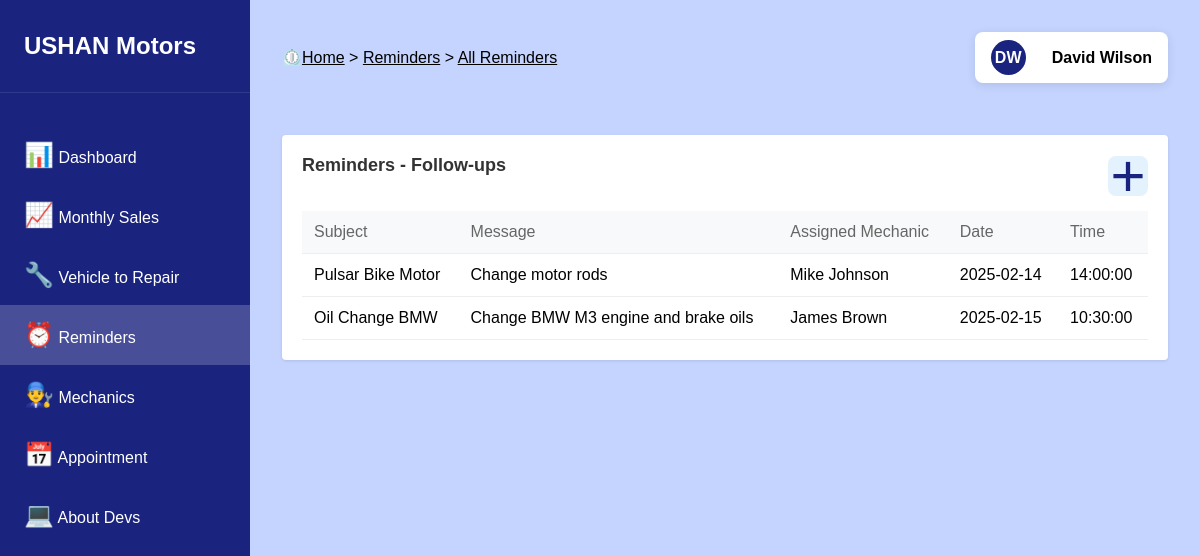
The app's page /Staff_Interface/reminderFollowUps.php (signed in) with its own data.
### tables this page shows
CREATE TABLE `employees` (
  `id` bigint(20) NOT NULL,
  `employee_id` varchar(20) NOT NULL,
  `role_id` varchar(20) NOT NULL,
  `emp_first_name` varchar(50) NOT NULL,
  `emp_last_name` varchar(50) NOT NULL,
  `basic_salary` decimal(10,0) NOT NULL
);

CREATE TABLE `reminders` (
  `id` bigint(20) NOT NULL,
  `reminder_id` varchar(20) NOT NULL,
  `employee_id` varchar(20) NOT NULL,
  `reminder_subject` varchar(200) NOT NULL,
  `reminder_msg` text NOT NULL,
  `reminder_date` date NOT NULL,
  `reminder_time` time NOT NULL
);

### Staff_Interface/reminderFollowUps.php (the view, shortened to what this page needs)
<?php
include('main/sessionChecker.php');
?>
<!DOCTYPE html>
<html>
<head>
	<link rel="stylesheet" type="text/css" href="styles/mainStyle.css">
</head>
<body>
	<aside class="sidebar">
        <div class="sidebar-logo">USHAN Motors</div>
        <ul class="sidebar-menu">
            <li class="menu-item">
            	<a href="dashboard.php">
                	<span class="icon">📊</span>
                	<span class="menu-text">Dashboard</span>
            	</a>
        	</li>
            <li class="menu-item">
                <a href="sales.php">
                	<span class="icon">📈</span>
                	<span class="menu-text">Monthly Sales</span>
                </a>
            </li>
            <li class="menu-item">
                <a href="repairVehicles.php">
                	<span class="icon">🔧</span>
                	<span class="menu-text">Vehicle to Repair</span>
                </a>
            </li>
            <li class="menu-item active">
                <a href="reminders.php">
                	<span class="icon">⏰</span>
        	        <span class="menu-text">Reminders</span>
                </a>
            </li>
            <li class="menu-item">
                <a href="mechanics.php">
                	<span class="icon">👨‍🔧</span>
                	<span class="menu-text">Mechanics</span>
                </a>
            </li>
            <li class="menu-item">
                <a href="appointments.php">
                	<span class="icon">📅</span>
                	<span class="menu-text">Appointment</span>
                </a>
            </li>
            <li class="menu-item">
                <a href="#">
                    <span class="icon">💻</span>
                    <span class="menu-text">About Devs</span>
                </a>
            </li>
        </ul>
    </aside>
    <main class="main-content">
        <div class="top-bar">
            <div class="breadcrumb">
                ⏲️<a href="dashboard.php">Home</a> > <a href="reminders.php">Reminders</a> > <a href="#">All Reminders</a>
            </div>
            <?php include('profile_icon.php') ?>
        </div>
        <div class="dashboard-grid">
            <div class="transactions-section reminders-section">
                <div class="section-header">
                    <h2>Reminders - Follow-ups</h2>
                    <button class="add-button" title="Add New Reminder">+</button>
                </div>
                <table class="transactions-table reminders-table">
                    <thead>
                        <tr>
                            <th>Subject</th>
                            <th>Message</th>
                            <th>Assigned Mechanic</th>
                            <th>Date</th>
                            <th>Time</th>
                        </tr>
                    </thead>
                    <tbody>
                        <?php
                            $stmt1 = $connect->prepare("SELECT b.`emp_first_name`, b.`emp_last_name`, a.`reminder_subject`, a.`reminder_msg`, a.`reminder_date` AS rem_date, a.`reminder_time` AS rem_time FROM reminders a JOIN employees b ON a.`employee_id`=b.`employee_id`;");
                            $stmt1->execute();
                            $stmt1->bind_result($firstName, $lastName, $subject, $msg, $date, $time);
                            $results = [];
                            while ($stmt1->fetch()) {
                                $results[] = [
                                    'emp_first_name' => $firstName,
                                    'emp_last_name' => $lastName,
                                    'reminder_subject' => $subject,
                                    'reminder_msg' => $msg,
                                    'rem_date' => $date,
                                    'rem_time' => $time
                                ];
                            }
                            if (empty($results)) {
                                $firstName = "";
                                $lastName = "";
                                $subject = "";
                                $msg = "";
                                $date = "";
                                $time = "";
                            } else {
                                foreach ($results as $result) {
                                    $firstName = $result['emp_first_name'];
                                    $lastName = $result['emp_last_name'];
                                    $subject = $result['reminder_subject'];
                                    $msg = $result['reminder_msg'];
                                    $date = $result['rem_date'];
                                    $time = $result['rem_time'];
                                    echo "
                                    <tr>
                                        <td>".$subject."</td>
                                        <td>".$msg."</td>
                                        <td>".$firstName." ".$lastName."</td>
                                        <td>".$date."</td>
                                        <td>".$time."</td>
                                    </tr>
                                    ";
                                }
                            }
                        ?>
                    </tbody>
                </table>
            </div>
        </div>
    </main>
</body>
</html>

### Staff_Interface/profile_icon.php (shortened to what this page needs)
<?php
$empId = $_SESSION['employee_id'];
$firstName = "";
$lastName = "";
$stmt = $connect->prepare("SELECT `emp_first_name`, `emp_last_name` FROM employees WHERE `employee_id`='".$empId."' LIMIT 1;");
$stmt->execute();
$stmt->bind_result($firstName, $lastName);
$results = [];
while ($stmt->fetch()) {
    $results[] = [
        'emp_first_name' => $firstName,
        'emp_last_name' => $lastName
    ];
}
if (empty($results)) {
    $empId = "";
    $firstName = "";
    $lastName = "";
} else {
    foreach ($results as $result) {
        $firstName = $result['emp_first_name'];
        $lastName = $result['emp_last_name'];
        echo "
        <div>
            <a href='#' class='user-profile' onclick='toggleDropdown(event)'>
                <div class='user-avatar'>".$firstName[0].$lastName[0]."</div>
                <div class='user-name'>".$firstName." ".$lastName."</div>
            </a>
            <div class='dropdown-menu' id='dropdownMenu'>
                <a href='settings.php'>Settings</a>
                <a href='logout.php'>Logout</a>
            </div>
        </div>
        ";
    }
}
?>

### Staff_Interface/styles/mainStyle.css (style rules this page uses)
* { margin: 0; padding: 0; box-sizing: border-box; font-family: Arial, sans-serif; }
body { background-color: #c4d4ff; min-height: 100vh; display: flex; flex-direction: column; }
html,body { height: 100%; margin: 0; padding: 0; }
a { text-decoration: none; }
.sidebar { width: 250px; background: #1a237e; padding: 2rem 0; color: white; position: fixed; height: 100%; }
.sidebar-logo { font-size: 1.5rem; font-weight: bold; padding: 0 1.5rem 2rem; border-bottom: 1px solid rgba(255,255,255,0.1); }
.sidebar-menu { list-style: none; margin-top: 2rem; }
.menu-text { color: #fff; }
.menu-item { padding: 1rem 1.5rem; display: flex; align-items: center; gap: 1rem; cursor: pointer; transition: background-color 0.3s ease; }
.menu-item.active { background-color: rgba(255,255,255,0.2); }
.main-content { flex: 1; margin-left: 250px; padding: 2rem; min-height: 100%; }
.top-bar { display: flex; justify-content: space-between; align-items: center; margin-bottom: 2rem; position: relative; }
.breadcrumb { color: #000; }
.breadcrumb a { color: #000; text-decoration: underline; }
.user-profile { display: flex; align-items: center; gap: 1rem; padding: 0.5rem 1rem; background: #fff; border-radius: 8px; box-shadow: 0 2px 10px rgba(0,0,0,0.1); cursor: pointer; }
.user-avatar { width: 35px; height: 35px; background: #1a237e; border-radius: 50%; display: flex; align-items: center; justify-content: center; color: white; font-weight: bold; align-items: center; margin-right: 10px; }
.user-name { color: #000; font-weight: 700; }
.dashboard-grid { display: grid; grid-template-columns: repeat(auto-fit, minmax(300px, 1fr)); gap: 2rem; }
.icon { font-size: 1.5rem; color: #1a237e; }

### Staff_Interface/reminderFollowUps.php (style rules this page uses)
.transactions-section { background: #fff; border-radius: 4px; padding: 20px; box-shadow: 0 1px 3px rgba(0, 0, 0, 0.1); margin-bottom: 10px; }
.transactions-section h2 { font-size: 18px; color: #333; margin: 0 0 20px 0; }
.transactions-table { width: 100%; border-collapse: collapse; }
.transactions-table th, .transactions-table td { padding: 12px; text-align: left; border-bottom: 1px solid #eee; }
.transactions-table th { color: #666; font-weight: 500; background: #f8f9fa; }
.section-header { display: flex; justify-content: space-between; align-items: center; margin-bottom: 15px; }
.add-button { background: #E3F2FD; border: none; width: 40px; height: 40px; border-radius: 8px; color: #1a237e; font-size: 60px; cursor: pointer; display: flex; align-items: center; justify-content: center; }
.reminders-section { margin-top: 20px; }

### records on screen
employees: emp_first_name "D", emp_last_name "W", emp_first_name "David", emp_last_name "Wilson"
reminders: reminder_subject "Pulsar Bike Motor", reminder_msg "Change motor rods", employees.emp_first_name "Mike", employees.emp_last_name "Johnson", reminder_date "2025-02-14", reminder_time "14:00:00"
reminders: reminder_subject "Oil Change BMW", reminder_msg "Change BMW M3 engine and brake oils", employees.emp_first_name "James", employees.emp_last_name "Brown", reminder_date "2025-02-15", reminder_time "10:30:00"
